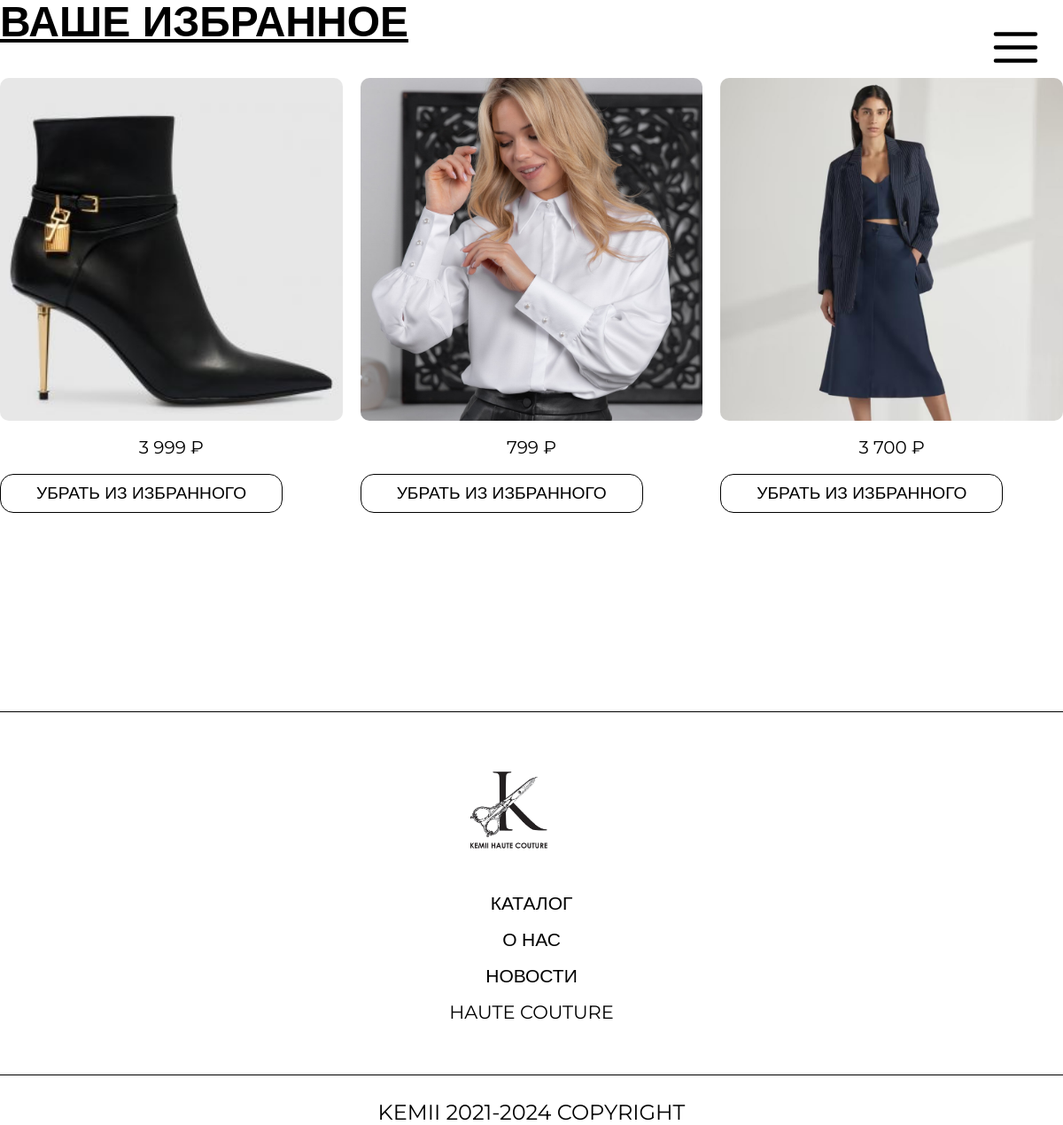
The page /favorites.php (signed in) on the database its author committed.
### tables this page shows
CREATE TABLE `product` (
  `Id` int(11) NOT NULL,
  `Name` varchar(100) NOT NULL,
  `Photo` varchar(250) DEFAULT NULL,
  `Price` int(11) NOT NULL,
  `Description` varchar(2000) NOT NULL,
  `IdProduct` int(11) NOT NULL,
  `color_id` int(11) DEFAULT NULL,
  `material_id` int(11) DEFAULT NULL,
  `size_id` int(11) DEFAULT NULL
);

### favorites.php (the view, shortened to what this page needs)
<?php
require 'php/db.php';
if (isset($_SESSION['id'])) {
  $currentUserId = $_SESSION['id'];
} else header("Location: /sign-in.php");
$stmt = $mysql->prepare("SELECT product.* FROM favorites JOIN product ON favorites.product_id = product.id WHERE favorites.user_id = ?");
$stmt->bind_param('i', $currentUserId);
$stmt->execute();
$result = $stmt->get_result();
$products = [];
while ($row = $result->fetch_assoc()) {
  $products[] = $row;
}
?>
<!DOCTYPE html>
<html lang="en">
<head>
  <link rel="stylesheet" href="./css/reset.css">
  <link rel="stylesheet" href="./css/style.css">
  <link rel="stylesheet" href="https://cdn.jsdelivr.net/npm/swiper@11/swiper-bundle.min.css" />
</head>
<body>
  <?php include($_SERVER['DOCUMENT_ROOT'] . '/components/header.php') ?>
  <div class="container">
    <a href="#mini" class="presentation-title">
    </a>
    <div class="catalog-mini" id="mini">
      <div class="catalog-mini-content">
        <div class="catalog-mini-cards">
          <?php foreach ($products as $product) : ?>
            <div class="catalog-mini-card-one">
              <a href="/card.php?id=<?= $product['Id'] ?>">
                <img class="catalog-mini-img" src="./img/products/<?= $product['Photo'] ?>" alt="<?= $product['Name'] ?>">
              </a>
              <p class="catalog-mini-text"><?= number_format($product['Price'], 0, '.', ' ') ?> ₽</p>
              <form method="post" action="php/remove_from_favorites.php">
                <button type="submit" class="catalog-button">
                  Убрать из избранного
                </button>
              </form>
            </div>
          <?php endforeach; ?>
        </div>
      </div>
    </div>
  </div>
  <?php include($_SERVER['DOCUMENT_ROOT'] . '/components/footer.php') ?>
</body>

### css/style.css (style rules this page uses)
img { display: flex; object-fit: contain; }
html { scroll-behavior: smooth; font-family: "Montserrat", sans-serif; font-weight: 400; }
* { box-sizing: border-box; padding: 0px; margin: 0px; text-decoration: none; list-style: none; }
button, .catalog-button { display: flex; align-items: center; justify-content: center; }
.container { width: 100%; max-width: 1400px; margin: 0 auto; }
.catalog-mini { justify-content: center; }
.catalog-mini-cards { margin-top: 40px; display: grid; grid-template-columns: repeat(4, 1fr); row-gap: 30px; column-gap: 30px; }
.catalog-mini-card-one { box-sizing: border-box; text-align: center; display: grid; }
.catalog-mini-img { width: 100%; ; aspect-ratio: 1/1; object-fit: cover; border-radius: 10px; }
.catalog-mini-text { overflow: hidden; text-overflow: ellipsis; white-space: nowrap; margin-top: 20px; font-size: 20px; font-weight: 400; height: 40px; }
.presentation-title { font-weight: 700; font-size: 20px; text-decoration: underline; color: #000; text-transform: uppercase; }
button { transition: 0.3s ease-in; display: flex; justify-content: center; align-items: center; gap: 10px; border-radius: 15px; border: none; outline: none; background: rgba(0, 0, 0, 0.5); cursor: pointer; }
:root { --border-color: #3f3f3f; --background-color: #292929; --text-color: #121212; --transition: all 0.2s ease-in; }
.catalog-button { color: #000; font-size: 1.2rem; text-transform: uppercase; padding: 10px 40px; border: 1px solid #000; border-radius: 15px; background-color: white; }
@media screen and (max-width: 1520px) { .catalog-mini-cards { margin-top: 40px; display: grid; grid-template-columns: repeat(3, 1fr); column-gap: 20px; row-gap: 20px; } }
@media screen and (max-width: 1450px) { .catalog-mini-card-one { margin-right: 0px; } }
@media (max-width: 1339px) { .container { max-width: 90%; margin: 0 auto; } }
@media (max-width: 1339px) { .presentation-title { font-size: 48px; } }
@media (max-width: 1700px) { .container { max-width: 1300px; margin: 0 auto; } }

### rows shown on the page
product: Photo (picture), Price "3 999"
product: Photo (picture), Price "799"
product: Photo (picture), Price "3 700"
